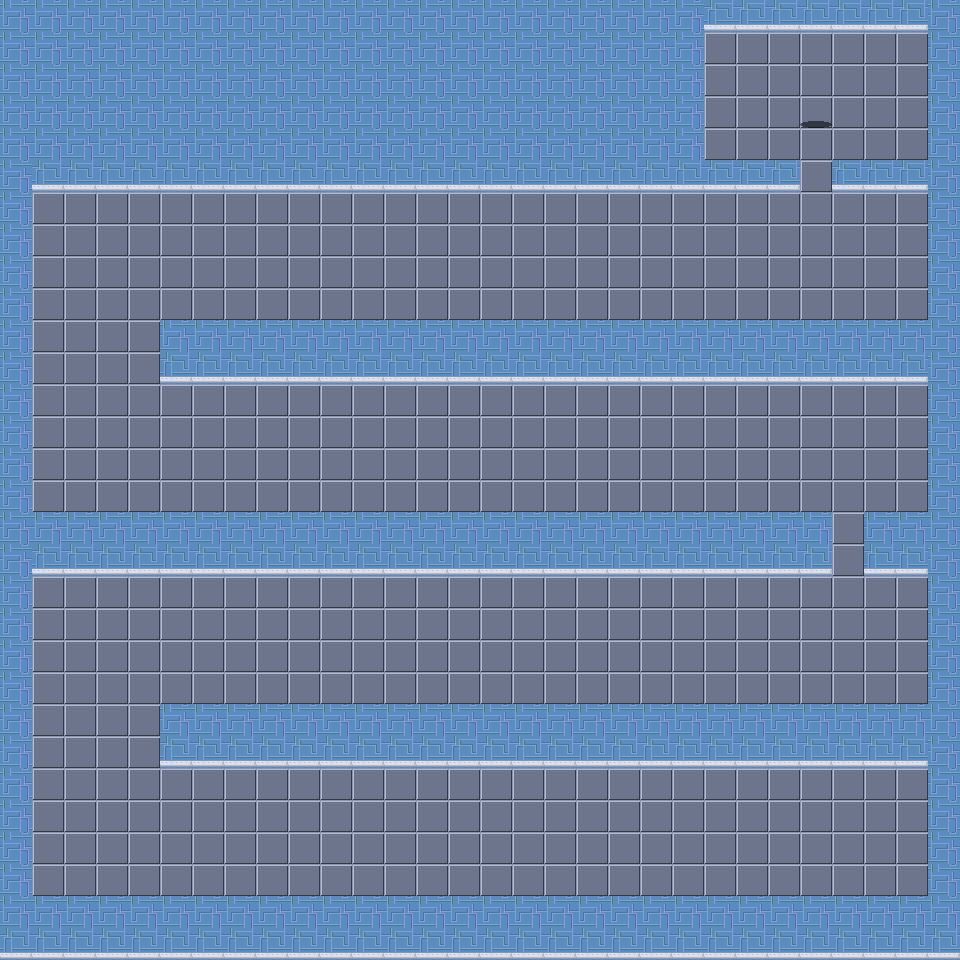

Rendered tile map (Tiled .tmx) drawn with the repository's tilesets; below, a short description and the map source with its tile grids summarised:
An orthogonal 30x30 tile map with 32x32 px tiles, 3 tile layers (Ground, Shadows, Solid) and 32 objects.

<map version="1.5" tiledversion="1.6.0" orientation="orthogonal" renderorder="right-down" width="30" height="30" tilewidth="32" tileheight="32" infinite="0" nextlayerid="5" nextobjectid="52">
 <editorsettings>
  <export target="level2.lua" format="lua" />
 </editorsettings>
 <tileset firstgid="1" name="tileset" tilewidth="32" tileheight="32" spacing="2" margin="1" tilecount="56" columns="7">
  <image source="../sprites/tileset.png" width="255" height="289" />
  <tile id="7" type="greyDoor" />
  <tile id="14" type="redDoor" />
  <tile id="28" type="coin" />
  <tile id="31" type="life" />
  <tile id="32" type="greyButton" />
  <tile id="34" type="spike" />
  <tile id="35" type="redDemony" />
  <tile id="36" type="player" />
  <tile id="39" type="redButton" />
  <tile id="42" type="blueDemony" />
  <tile id="46" type="greenButton" />
  <tile id="48" type="endLevel" />
  <tile id="53" type="blueButton" />
 </tileset>
 <layer id="1" name="Ground" width="30" height="30">
  <data>[900 cells, 900 non-empty, 1 distinct tile ids]</data>
 </layer>
 <layer id="2" name="Shadows" width="30" height="30">
  <data>[900 cells, 1 non-empty, 1 distinct tile ids]</data>
 </layer>
 <layer id="3" name="Solid" width="30" height="30">
  <data>[900 cells, 405 non-empty, 2 distinct tile ids]</data>
 </layer>
 <objectgroup id="4" name="Objects" visible="0">
  <object id="7" gid="37" x="800" y="864" width="32" height="32" />
  <object id="8" gid="36" x="896" y="864" width="32" height="32" />
  <object id="14" gid="29" x="672" y="864" width="32" height="32" />
  <object id="15" gid="29" x="544" y="864" width="32" height="32" />
  <object id="16" gid="29" x="416" y="864" width="32" height="32" />
  <object id="17" gid="29" x="256" y="864" width="32" height="32" />
  <object id="18" gid="29" x="96" y="864" width="32" height="32" />
  <object id="19" gid="29" x="96" y="768" width="32" height="32" />
  <object id="20" gid="29" x="96" y="672" width="32" height="32" />
  <object id="21" gid="29" x="256" y="672" width="32" height="32" />
  <object id="22" gid="29" x="384" y="672" width="32" height="32" />
  <object id="24" gid="29" x="544" y="672" width="32" height="32" />
  <object id="27" gid="8" x="832" y="544" width="32" height="32" />
  <object id="28" gid="33" x="640" y="672" width="32" height="32" />
  <object id="31" gid="29" x="736" y="480" width="32" height="32" />
  <object id="32" gid="29" x="640" y="480" width="32" height="32" />
  <object id="33" gid="29" x="544" y="480" width="32" height="32" />
  <object id="34" gid="29" x="448" y="480" width="32" height="32" />
  <object id="35" gid="29" x="352" y="480" width="32" height="32" />
  <object id="36" gid="29" x="256" y="480" width="32" height="32" />
  <object id="37" gid="29" x="160" y="480" width="32" height="32" />
  <object id="38" gid="29" x="64" y="480" width="32" height="32" />
  <object id="42" gid="29" x="64" y="352" width="32" height="32" />
  <object id="43" gid="29" x="64" y="256" width="32" height="32" />
  <object id="44" gid="29" x="192" y="256" width="32" height="32" />
  <object id="45" gid="29" x="320" y="256" width="32" height="32" />
  <object id="46" gid="29" x="448" y="256" width="32" height="32" />
  <object id="47" gid="29" x="576" y="256" width="32" height="32" />
  <object id="48" gid="40" x="704" y="256" width="32" height="32" />
  <object id="49" gid="15" x="800" y="192" width="32" height="32" />
  <object id="50" gid="49" x="800" y="96" width="32" height="32" />
  <object id="51" gid="32" x="832" y="480" width="32" height="32" />
 </objectgroup>
</map>